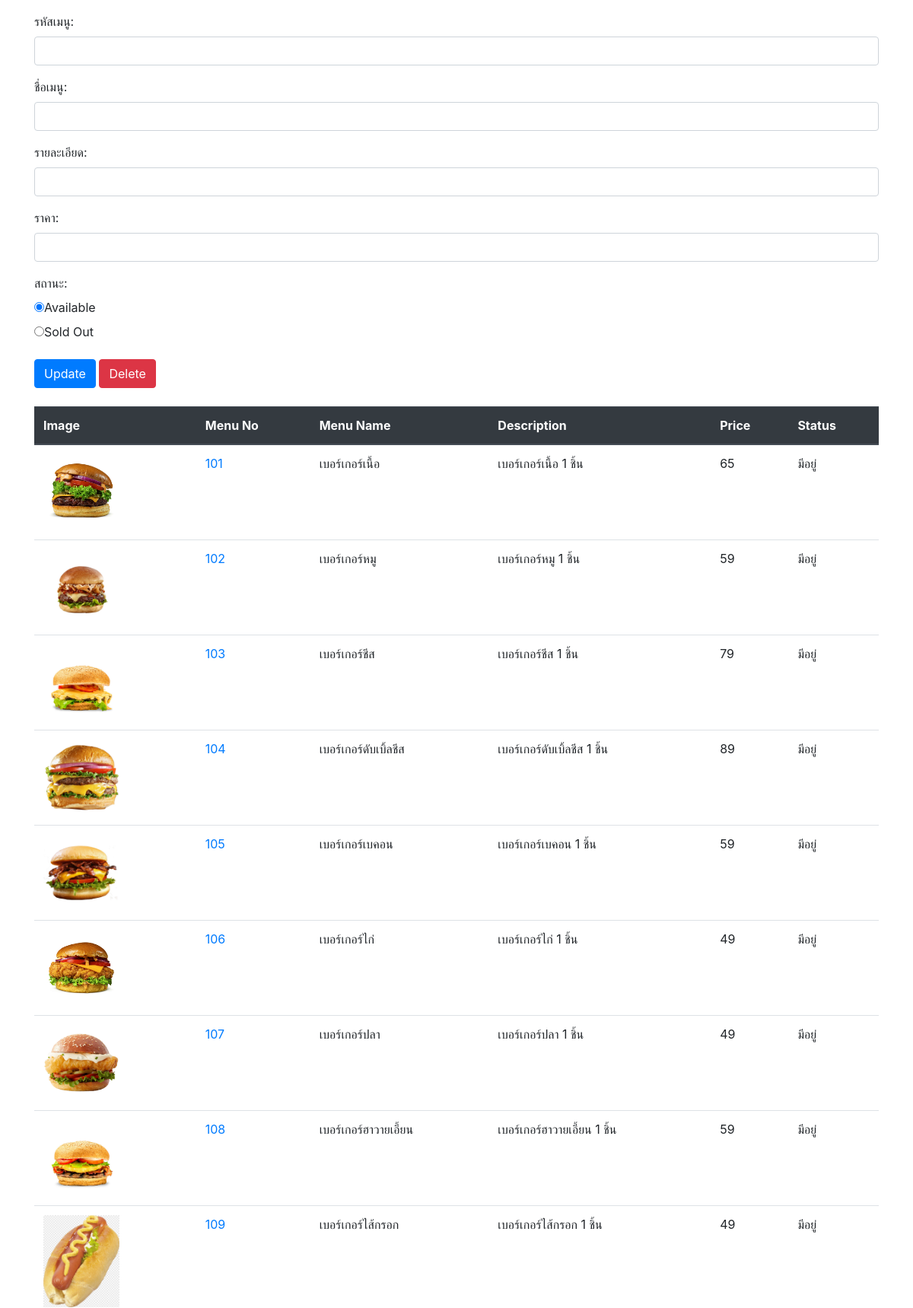
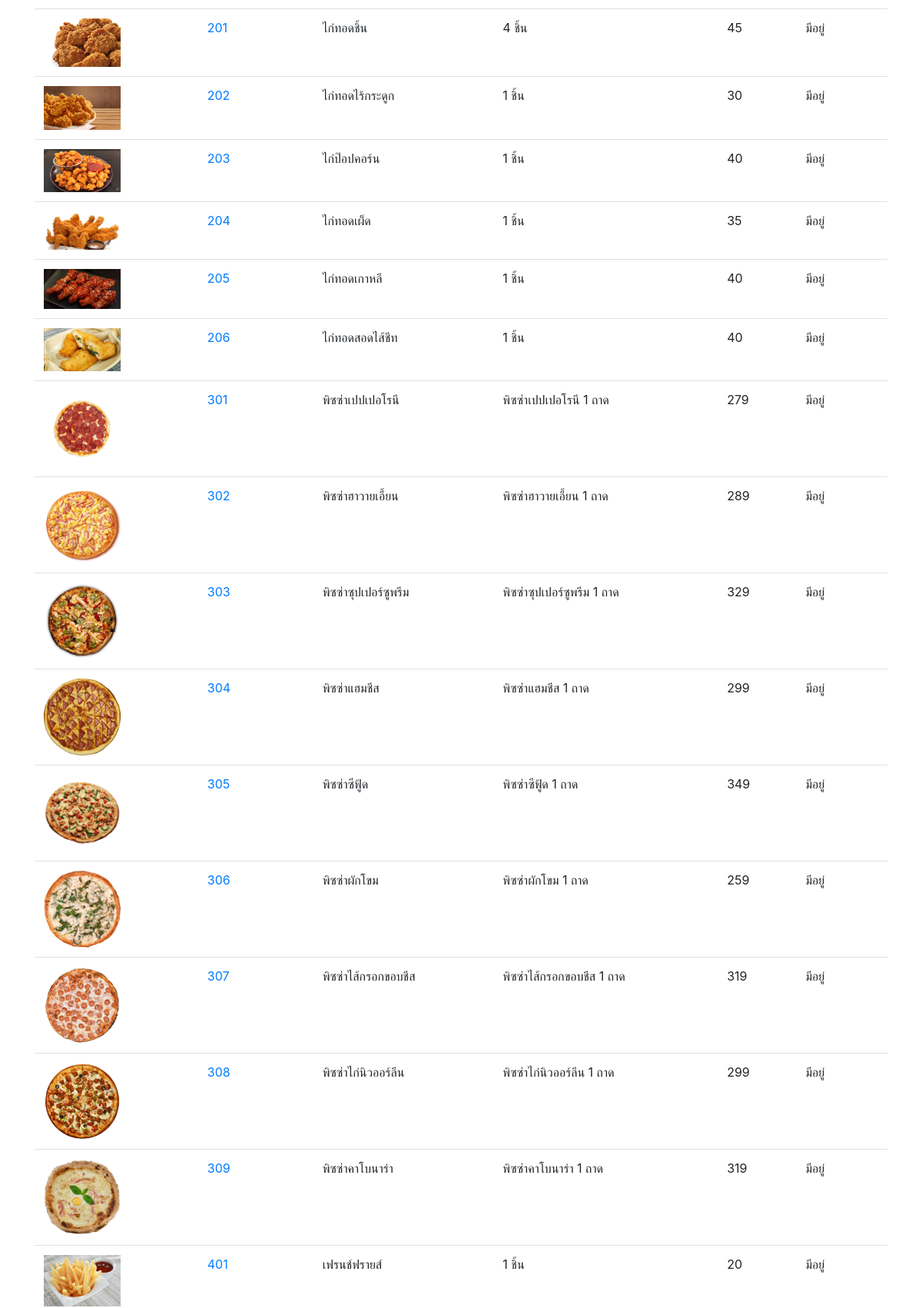
The app's page /menu_manager.php (signed in, upper part) with its own data (2 pictures, top to bottom).
### tables this page shows
CREATE TABLE "menu" (
	"menu_no"	INTEGER,
	"menu_name"	TEXT,
	"description"	TEXT,
	"price"	INTEGER,
	"img_path"	TEXT,
	"status"	TEXT CHECK("status" IN ('มีอยู่', 'หมด')),
	PRIMARY KEY("menu_no")
);

### menu_manager.php (the view, shortened to what this page needs)
<!DOCTYPE html>
<html lang="en">
<head>
    <link rel="stylesheet" href="https://maxcdn.bootstrapcdn.com/bootstrap/4.3.1/css/bootstrap.min.css">
</head>
<body>
<div class="container">
    <?php
    $db = new MyDB();
    function displayAllRecords($db) {
        $sql = "SELECT * FROM menu";
        $ret = $db->query($sql);
        if ($ret->numColumns() > 0) {
            echo "<table class='table'>";
            echo "<thead class='thead-dark'><tr><th>Image</th><th>Menu No</th><th>Menu Name</th><th>Description</th><th>Price</th><th>Status</th></tr></thead>";
            echo "<tbody>";
            while($row = $ret->fetchArray(SQLITE3_ASSOC) ) {
                echo "<tr>";
                echo "<td><img src='" . $row["img_path"] . "' alt='Menu Image' style='width:100px;height:auto;'></td>";
                echo "<td><a href='?invalue=" . $row["menu_no"] . "'>" . $row["menu_no"] . "</a></td>";
                echo "<td>" . $row["menu_name"] . "</td>";
                echo "<td>" . $row["description"] . "</td>";
                echo "<td>" . $row["price"] . "</td>";
                echo "<td>" . $row["status"] . "</td>";
                echo "</tr>";
            }
            echo "</tbody></table>";
        } else {
            echo "0 results";
        }
    }
    if (isset($_GET['invalue'])) {
        $id = $_GET['invalue'];
        displayRecordDetails($db, $id);
    } else {
        echo "<form method='post' class='mt-3'>";
        echo "<div class='form-group'><label for='menu_no'>รหัสเมนู:</label><input type='text' class='form-control' id='menu_no' name='menu_no' value=''></div>";
        echo "<div class='form-group'><label for='menu_name'>ชื่อเมนู:</label><input type='text' class='form-control' id='menu_name' name='menu_name' value=''></div>";
        echo "<div class='form-group'><label for='description'>รายละเอียด:</label><input type='text' class='form-control' id='description' name='description' value=''></div>";
        echo "<div class='form-group'><label for='price'>ราคา:</label><input type='text' class='form-control' id='price' name='price' value=''></div>";
        echo "<div class='form-group'><label for='status'>สถานะ:</label><br>";
        echo "<input type='radio' id='available' name='status' value='available' checked>";
        echo "<label for='available'>Available</label><br>";
        echo "<input type='radio' id='sold_out' name='status' value='sold out'>";
        echo "<label for='sold_out'>Sold Out</label>";
        echo "</div>";
        echo "<button type='submit' class='btn btn-primary' name='update'>Update</button> ";
        echo "<button type='submit' class='btn btn-danger' name='delete'>Delete</button>";
        echo "</form><br>";
    }
    displayAllRecords($db);
    ?>
</div>
</body>
</html>

### records on screen
menu: shows a picture, menu_no "101", menu_name "เบอร์เกอร์เนื้อ", description "เบอร์เกอร์เนื้อ 1 ชิ้น", price "65", status "มีอยู่"
menu: shows a picture, menu_no "102", menu_name "เบอร์เกอร์หมู", description "เบอร์เกอร์หมู 1 ชิ้น", price "59", status "มีอยู่"
menu: shows a picture, menu_no "103", menu_name "เบอร์เกอร์ชีส", description "เบอร์เกอร์ชีส 1 ชิ้น", price "79", status "มีอยู่"
menu: shows a picture, menu_no "104", menu_name "เบอร์เกอร์ดับเบิ้ลชีส", description "เบอร์เกอร์ดับเบิ้ลชีส 1 ชิ้น", price "89", status "มีอยู่"
menu: shows a picture, menu_no "105", menu_name "เบอร์เกอร์เบคอน", description "เบอร์เกอร์เบคอน 1 ชิ้น", price "59", status "มีอยู่"
menu: shows a picture, menu_no "106", menu_name "เบอร์เกอร์ไก่", description "เบอร์เกอร์ไก่ 1 ชิ้น", price "49", status "มีอยู่"
menu: shows a picture, menu_no "107", menu_name "เบอร์เกอร์ปลา", description "เบอร์เกอร์ปลา 1 ชิ้น", price "49", status "มีอยู่"
menu: shows a picture, menu_no "108", menu_name "เบอร์เกอร์ฮาวายเอี้ยน", description "เบอร์เกอร์ฮาวายเอี้ยน 1 ชิ้น", price "59", status "มีอยู่"
menu: shows a picture, menu_no "109", menu_name "เบอร์เกอร์ไส้กรอก", description "เบอร์เกอร์ไส้กรอก 1 ชิ้น", price "49", status "มีอยู่"
menu: shows a picture, menu_no "201", menu_name "ไก่ทอดชิ้น", description "4 ชิ้น", price "45", status "มีอยู่"
menu: shows a picture, menu_no "202", menu_name "ไก่ทอดไร้กระดูก", description "1 ชิ้น", price "30", status "มีอยู่"
menu: shows a picture, menu_no "203", menu_name "ไก่ป๊อปคอร์น", description "1 ชิ้น", price "40", status "มีอยู่"
menu: shows a picture, menu_no "204", menu_name "ไก่ทอดเผ็ด", description "1 ชิ้น", price "35", status "มีอยู่"
menu: shows a picture, menu_no "205", menu_name "ไก่ทอดเกาหลี", description "1 ชิ้น", price "40", status "มีอยู่"
menu: shows a picture, menu_no "206", menu_name "ไก่ทอดสอดไส้ชีท", description "1 ชิ้น", price "40", status "มีอยู่"
menu: shows a picture, menu_no "301", menu_name "พิซซ่าเปปเปอโรนี", description "พิซซ่าเปปเปอโรนี 1 ถาด", price "279", status "มีอยู่"
menu: shows a picture, menu_no "302", menu_name "พิซซ่าฮาวายเอี้ยน", description "พิซซ่าฮาวายเอี้ยน 1 ถาด", price "289", status "มีอยู่"
menu: shows a picture, menu_no "303", menu_name "พิซซ่าซุปเปอร์ซูพรีม", description "พิซซ่าซุปเปอร์ซูพรีม 1 ถาด", price "329", status "มีอยู่"
menu: shows a picture, menu_no "304", menu_name "พิซซ่าแฮมชีส", description "พิซซ่าแฮมชีส 1 ถาด", price "299", status "มีอยู่"
menu: shows a picture, menu_no "305", menu_name "พิซซ่าซีฟู้ด", description "พิซซ่าซีฟู้ด 1 ถาด", price "349", status "มีอยู่"
menu: shows a picture, menu_no "306", menu_name "พิซซ่าผักโขม", description "พิซซ่าผักโขม 1 ถาด", price "259", status "มีอยู่"
menu: shows a picture, menu_no "307", menu_name "พิซซ่าไส้กรอกขอบชีส", description "พิซซ่าไส้กรอกขอบชีส 1 ถาด", price "319", status "มีอยู่"
menu: shows a picture, menu_no "308", menu_name "พิซซ่าไก่นิวออร์ลีน", description "พิซซ่าไก่นิวออร์ลีน 1 ถาด", price "299", status "มีอยู่"
menu: shows a picture, menu_no "309", menu_name "พิซซ่าคาโบนาร่า", description "พิซซ่าคาโบนาร่า 1 ถาด", price "319", status "มีอยู่"
menu: shows a picture, menu_no "401", menu_name "เฟรนช์ฟรายส์", description "1 ชิ้น", price "20", status "มีอยู่"
